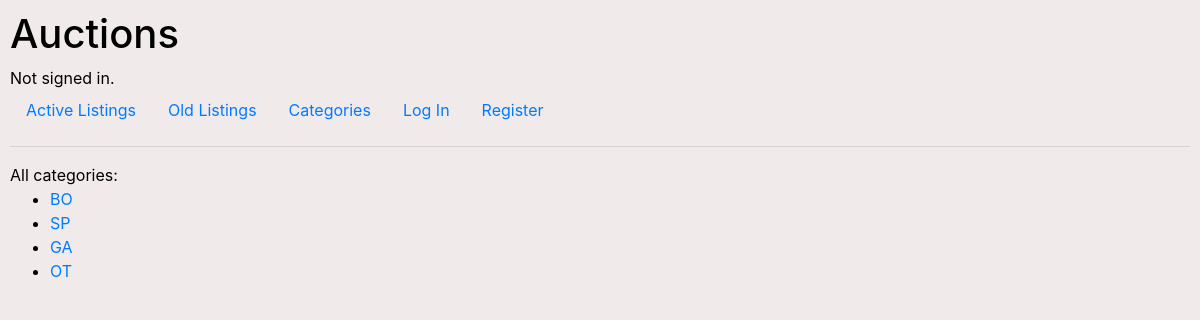
Before: /category with the older database file.
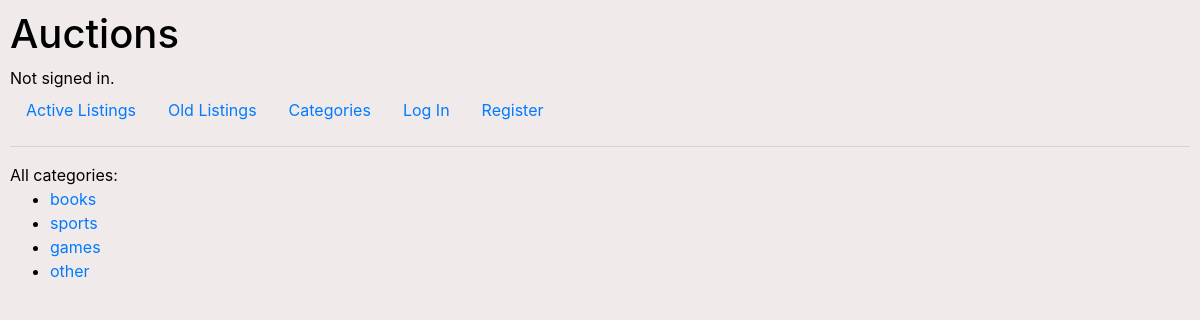
After: the same page with the newer database file.
### auctions/models.py (models this page shows, shortened)
class Auction(models.Model):
    id = models.AutoField(primary_key=True)
    category_choices = (
        ("sports", "sports"),
        ("books", "books"),
        ("other", "other"),
        ("games", "games")
    )
    name = models.CharField(max_length=128)
    category = models.CharField(max_length=15, choices=category_choices, default="other")
    price = models.DecimalField(decimal_places=2, max_digits=10)
    about = models.TextField()
    created_date = models.DateTimeField(default=datetime.datetime.now)
    author = models.ForeignKey(User, on_delete=models.CASCADE)  #settings.AUTH_USER_MODEL
    status = models.BooleanField(default=True)
    title_image = models.CharField(max_length=200, blank=True)
    image = models.ImageField(upload_to='images/', blank=True)

### auctions/views.py (the view)
# urls.py: path("category", views.all_categories, name="category"),
def all_categories(request):
    categories_list = util.get_category()
    return render(request, "auctions/category.html", {
        "categories_list": categories_list
    })

### auctions/util.py (called while the page is built)
def get_category():
    categories_list = []
    categories = Auction.objects.all()
    for i in categories:                            # подумати як оптимізувати...
        if i.category not in categories_list:
            categories_list.append(i.category)
    return categories_list

### auctions/templates/auctions/category.html
{% extends "auctions/layout.html" %}
{% block body %}
All categories:
<ul>
{% for category in categories_list%}
<li><a href="{% url 'categorysearch' category  %}" >{{ category }}</a></li>
{% endfor %}
</ul>
{% endblock %}

Changed rows visible on the page:
changed Auction: category "BO" → "books" (drawn)
changed Auction: category "SP" → "sports" (drawn)
changed Auction: category "GA" → "games" (drawn)
changed Auction: category "OT" → "other" (drawn)
Other visible differences:
new list line: "books"
new list line: "sports"
new list line: "games"
new list line: "other"
list line gone: "BO"
list line gone: "SP"
list line gone: "GA"
list line gone: "OT"
